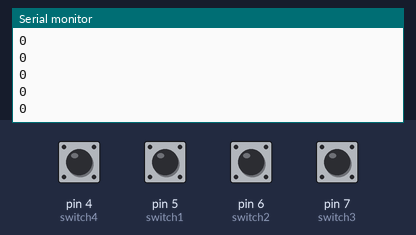
The sketch below on a simulated Arduino Uno, built with avr-gcc and run on an emulated ATmega328P. Shown: the last lines printed to the serial monitor. The test bench sets the inputs (shaded band); at power-on: pin 4 (switch4), pin 5 (switch1), pin 6 (switch2), pin 7 (switch3) HIGH.

Above: at 1.2 s.
1.3 s: pin 4 (switch4) pulled LOW for 0.25 s
At 1.56 s:
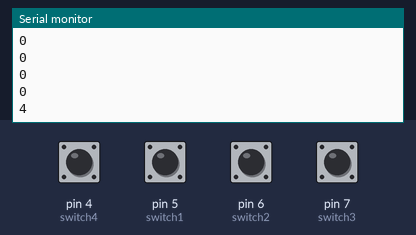
3.0 s: pin 5 (switch1) pulled LOW for 0.25 s
At 3.16 s:
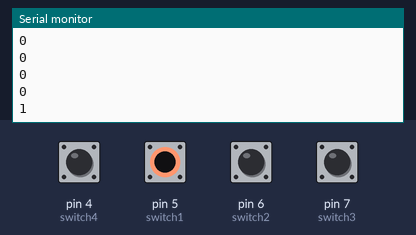
4.7 s: pin 6 (switch2) pulled LOW for 0.25 s
At 4.96 s:
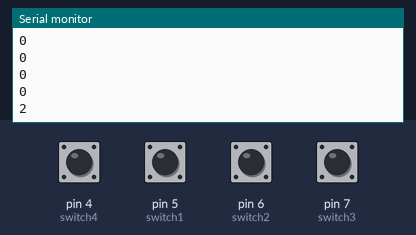
6.4 s: pin 7 (switch3) pulled LOW for 0.25 s
At 6.56 s:
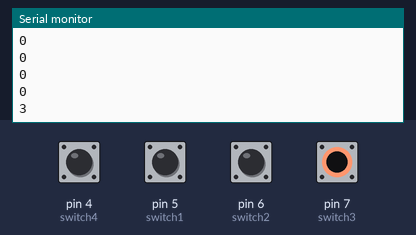
Timing chart, 0 to 9.1 s (numbered marks = the images above; inputs shaded):
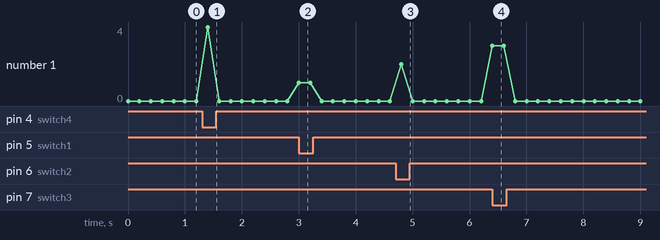

Measured:
- after the input at 1.3 s, the serial monitor: prints a new line after 0.10 s (image 1)
- after the input at 3.0 s, the serial monitor: prints a new line at once (image 2)
- after the input at 4.7 s, the serial monitor: prints a new line after 0.10 s (image 3)
- after the input at 6.4 s, the serial monitor: prints a new line at once (image 4)

The sketch:

Finalcode.ino
```cpp
 #define switch1 5
#define switch2 6
#define switch3 7
#define switch4 4
const int dlyTime =200;
void setup() {
  // put your setup code here, to run once:
  pinMode(switch1, INPUT_PULLUP);
  pinMode(switch2, INPUT_PULLUP);
  pinMode(switch3, INPUT_PULLUP);
  pinMode(switch4, INPUT_PULLUP);
  Serial.swap(1);
  Serial.begin(9600);
}

void loop() {
  if (digitalRead(switch1) == LOW) {
    Serial.println('1');
  }
  else {
      if(digitalRead(switch2)==LOW){
        Serial.println('2');
      }
      else{
        if(digitalRead(switch3)==LOW){
          Serial.println('3');
        }
        else{
          if(digitalRead(switch4)==LOW){
            Serial.println('4');
          }
            else{
              Serial.println('0');
            }
          }
        }
      }
      delay(dlyTime);
  }
```
